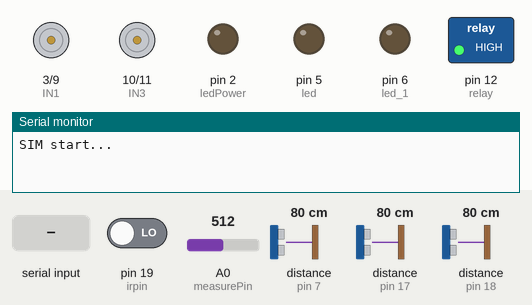
Simulated run of this sketch. Board: Arduino Uno, built with avr-gcc and run on an emulated ATmega328P. Shown: motor-driver pin pairs drawn as motors (green arrow = first pin HIGH = forward, orange = second pin HIGH = backward, longer = more drive), switched loads named in the sketch (green lamp = pin HIGH), output pins drawn as LEDs (lit = HIGH), the last lines printed to the serial monitor. The test bench sets the inputs (shaded band); at power-on: A0 (measurePin) = 512, pin 19 (irpin) LOW, distance to the obstacle (sensors on pin 7, pin 17, pin 18) 80 cm. The echo pulse lasts 58.3 µs per cm; the modem accepts every AT command (registered, SIM ready, sends succeed) and sends nothing else; pins used as bus, display or sensor lines are not drawn.

Above: at 6.5 s.
6.6 s: "A\n" received over Serial
At 7.3 s:
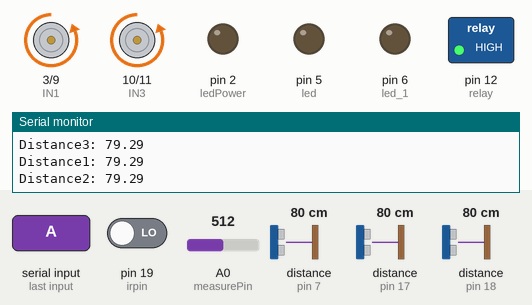
8.1 s: byte 68 ('D') received over Serial
At 9.3 s:
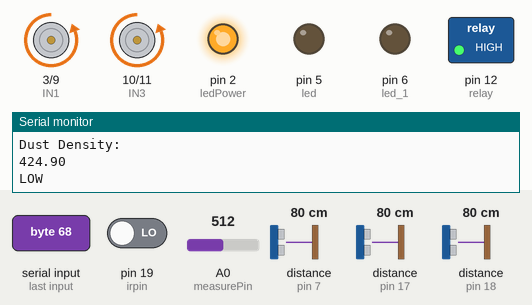
9.6 s: byte 66 ('B') received over Serial
At 10.7 s:
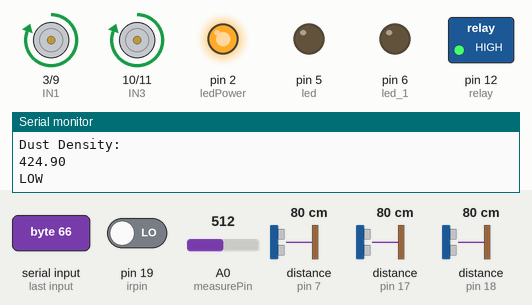
11.6 s: byte 76 ('L') received over Serial
At 12.8 s:
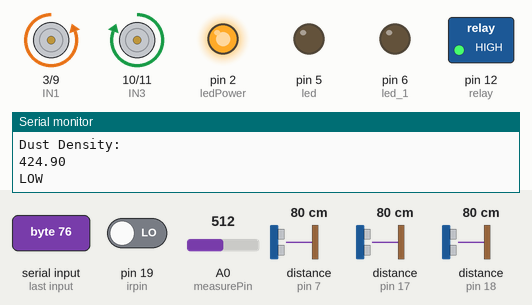
13.1 s: byte 82 ('R') received over Serial
At 14.0 s:
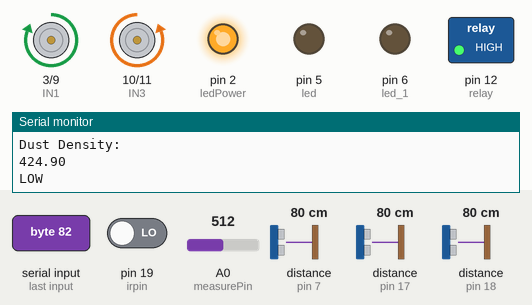
14.6 s: byte 83 ('S') received over Serial
At 15.2 s:
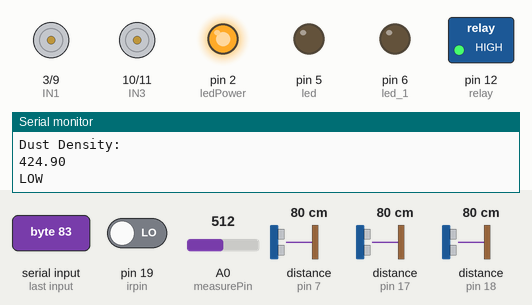
Timing chart, 0 to 17.1 s (numbered marks = the images above; inputs shaded):
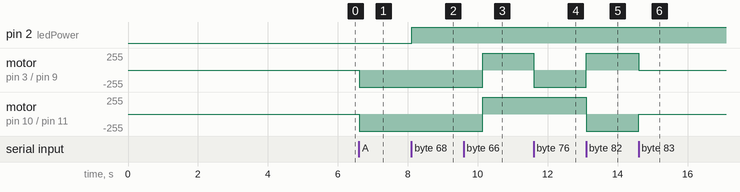

The sketch:

wifi_robot4_arduinouno_ino.ino
```cpp
#define IN1	3
#define IN2	9
#define IN3	10
#define IN4	11

int command;            //Int to store app command state.

int state = 0;

// defining the pins
const int trigPin1 = 4; //Left
const int echoPin1 = 7;
const int trigPin2 = 16; //Front
const int echoPin2 = 17;
const int trigPin3 = 15; //Right
const int echoPin3 = 18;

int irpin = 19;

// defining variables
float duration1, distanceleft;
float duration2, distancefront;
float duration3, distanceright;
int a=0;


int led = 5;
int led_1 = 6;

int measurePin = A0; //Connect dust sensor to Arduino A0 pin
int ledPower = 2;   //Connect 3 led driver pins of dust sensor to Arduino D2

int samplingTime = 280;
int deltaTime = 40;
int sleepTime = 9680;

float voMeasured = 0;
float calcVoltage = 0;
float dustDensity = 0;

const int congtachanhtrinh = 3;  // Dây ra công tăc hành trình dây màu xanh nối chân 3
//const int led =  13;
int giatri = 0;
#include <SoftwareSerial.h>

//Create software serial object to communicate with SIM800L
SoftwareSerial SIM900(12, 13); //SIM800L Tx & Rx is connected to Arduino #3 & #2
// Variable to store text message
String textMessage;
String message;
// Create a variable to store Lamp state
String lampState = "HIGH";

// Relay connected to pin 12
const int relay = 12;
void setup(){

    Serial.begin(115200);

  pinMode(IN1, OUTPUT);
	pinMode(IN2, OUTPUT);
	pinMode(IN3, OUTPUT);
	pinMode(IN4, OUTPUT);

  digitalWrite(IN1, LOW);
  digitalWrite(IN2, LOW);
  digitalWrite(IN3, LOW);
  digitalWrite(IN4, LOW);

  pinMode(trigPin1, OUTPUT);
  pinMode(trigPin2, OUTPUT);
  pinMode(trigPin3, OUTPUT);// Sets the trigPin as an Output
  pinMode(echoPin1, INPUT); // Sets the echoPin as an Input
  pinMode(echoPin2, INPUT);
  pinMode(echoPin3, INPUT);

pinMode(irpin, INPUT);

pinMode(led, OUTPUT);
digitalWrite(led, LOW);


pinMode(led_1, OUTPUT);
digitalWrite(led_1, LOW);


pinMode(ledPower,OUTPUT);

pinMode(congtachanhtrinh, INPUT);

// Set relay as OUTPUT
  pinMode(relay, OUTPUT);

  // By default the relay is off
  digitalWrite(relay, HIGH);

  // Initializing serial commmunication
  //Serial.begin(115200);
  SIM900.begin(115200);

  // Give time to your GSM shield log on to network
  delay(5000);
  Serial.println("SIM start...");
 /*
  SIM900.println("AT"); //Handshaking with SIM900
  delay(100);
  SIM900.println("AT+CSQ"); //Signal quality test, value range is 0-31 , 31 is the best
  delay(100);
  SIM900.println("AT+CCID"); //Read SIM information to confirm whether the SIM is plugged
  delay(100);
 SIM900.println("AT+CREG?"); //Check whether it has registered in the network
  delay(100);
*/
  // AT command to set SIM900 to SMS mode
  SIM900.println("AT"); //Handshaking with SIM900
  delay(100);
  SIM900.println("AT+CMGF=1");
  delay(100);
  // Set module to send SMS data to serial out upon receipt
  SIM900.println("AT+CNMI=2,2,0,0,0");
  delay(100);

}

void goAhead(){

  analogWrite(IN1, LOW);
	analogWrite(IN2, 255);
  analogWrite(IN3, LOW);
	analogWrite(IN4, 255);

  }

void goBack(){

  analogWrite(IN1, 255);
	analogWrite(IN2, LOW);
  analogWrite(IN3, 255);
	analogWrite(IN4, LOW);

  }

void goRight(){

  analogWrite(IN1, 255);
  analogWrite(IN2, LOW);
  analogWrite(IN3, LOW);
  analogWrite(IN4, 255);

}

void goLeft(){

  analogWrite(IN1, LOW);
  analogWrite(IN2, 255);
  analogWrite(IN3, 255);
  analogWrite(IN4, LOW);

}

void stopRobot(){

  analogWrite(IN1, LOW);
	analogWrite(IN2, LOW);
	analogWrite(IN3, LOW);
	analogWrite(IN4, LOW);

}

void Auto(){

  digitalWrite(trigPin1, LOW);
  delayMicroseconds(2);
  digitalWrite(trigPin1, HIGH);
  delayMicroseconds(10);
  digitalWrite(trigPin1, LOW);
  duration1 = pulseIn(echoPin1, HIGH);
  distanceleft = duration1 * 0.017;
  Serial.print("Distance1: ");
  Serial.println(distanceleft);

  digitalWrite(trigPin2, LOW);
  delayMicroseconds(2);
  digitalWrite(trigPin2, HIGH);
  delayMicroseconds(10);
  digitalWrite(trigPin2, LOW);
  duration2 = pulseIn(echoPin2, HIGH);
  distancefront = duration2 * 0.017;
  Serial.print("Distance2: ");
  Serial.println(distancefront);

  digitalWrite(trigPin3, LOW);
  delayMicroseconds(2);
  digitalWrite(trigPin3, HIGH);
  delayMicroseconds(10);
  digitalWrite(trigPin3, LOW);
  duration3 = pulseIn(echoPin3, HIGH);
  distanceright = duration3 * 0.017;
  Serial.print("Distance3: ");
  Serial.println(distanceright);

  int s = digitalRead(irpin);

  if(s==HIGH) //goAhead
  {
    goBack();

    }
  if ((s==LOW)&&(distanceleft <= 20 && distancefront > 20 && distanceright <= 20) || (s==LOW)&&(distanceleft > 20 && distancefront > 20 && distanceright > 20))
  {//goBack
    goAhead();
  }
  if ((s==LOW)&&(distanceleft <= 20 && distancefront <= 20 && distanceright > 20)||(s==LOW)&&(distanceleft <= 20 && distancefront <= 20 && distanceright > 20)||(s==LOW)&& (distanceleft <= 20 && distancefront > 20 && distanceright > 20)||(distanceleft <= 20 && distancefront > 20 && distanceright > 20))
  {//goRight
    goRight();


  }
  if ((s==LOW)&&(distanceleft > 20 && distancefront <= 20 && distanceright <= 20) ||(s==LOW)&& (distanceleft > 20 && distancefront > 20 && distanceright <= 20) ||(s==LOW)&& (distanceleft > 20 && distancefront <= 20 && distanceright > 20) )
  {//goLeft
    goLeft();
  }

  //delay(1000);

/* CONG TAC HANH TRINH
  giatri = digitalRead(congtachanhtrinh); // Đọc tín hiệu từ chân số 3
  Serial.print("GIA TRI NHAN DUOC: ");
 Serial.println(giatri);
 // giá trị nhận được từ công tắc hành trình bằng 1 thì led sáng
 // còn giá trị nhận được từ công tắc hành trình bằng 0 thì led tắt
  if (giatri == HIGH) {
    //digitalWrite(led, HIGH);
    Serial.println("go Ahead");
  }
  else {
    //digitalWrite(led, LOW);
    Serial.println("go Back");
  }
  delay(100);// delay 1 giây

*/

 /*if(SIM900.available()>0){
    textMessage = SIM900.readString();
    Serial.print(textMessage);
    delay(10);
  }
  if(textMessage.indexOf("ON")>=0){
    // Turn on relay and save current state
    digitalWrite(relay, LOW);
    lampState = "on";
    Serial.println("Relay set to ON");
    textMessage = "";
  }
  if(textMessage.indexOf("OFF")>=0){
    // Turn off relay and save current state
    digitalWrite(relay, HIGH);
    lampState = "off";
    Serial.println("Relay set to OFF");
    textMessage = "";
  }
  if(textMessage.indexOf("STATE")>=0){
    String message = "Lamp is " + lampState;
    sendSMS(message);
    Serial.println("Lamp state resquest");
    textMessage = "";
  }*/
}
void highest()
{
  analogWrite(led, 255);
  //delay(100);
  analogWrite(led_1, 255);
  //delay(100);
  }
void medium()
{
  analogWrite(led, 200);
  analogWrite(led_1, 200);
  }
void lowest()
{
  analogWrite(led, 150);
  analogWrite(led_1, 150);
  }
void stop_mos()
{
  analogWrite(led,0);
  analogWrite(led_1,0);

  }
void Circle()
{
  goRight();
  delay(5000);
  goAhead();
  delay(1000);
  }
/*void zigzag()
{
  // generate 10-microsecond pulse to TRIG pin
  digitalWrite(TRIG_PIN, HIGH);
  delayMicroseconds(10);
  digitalWrite(TRIG_PIN, LOW);

  // measure duration of pulse from ECHO pin
  duration_us = pulseIn(ECHO_PIN, HIGH);
  // calculate the distance
  distance_cm = 0.017 * duration_us;
  int distance = round(distance_cm);

  //Serial.print("distance: ");
  Serial.print(distance);
  //Serial.println(" cm");
  //delay(200);

  int SensorValue = digitalRead(19);

  //goAhead();

  //Serial.print("SensorPin Value: ");
  //Serial.println(SensorValue);
  //delay(300);

   if ((distance <= 5) || (SensorValue == 1)){ // LOW MEANS Object Detected
      goBack();
      //delay(3000);
      //goRight();
      //delay(5000);
  }


  }*/

void dust()
{
  digitalWrite(ledPower,LOW); // power on the LED
  delayMicroseconds(samplingTime);

  voMeasured = analogRead(measurePin); // read the dust value

  delayMicroseconds(deltaTime);
  digitalWrite(ledPower,HIGH); // turn the LED off
  delayMicroseconds(sleepTime);

  // 0 - 5V mapped to 0 - 1023 integer values
  // recover voltage
  calcVoltage = voMeasured * (5.0 / 1024.0);

  // linear eqaution taken from http://www.howmuchsnow.com/arduino/airquality/
  // Chris Nafis (c) 2012
  dustDensity = 170 * calcVoltage - 0.1;


  Serial.println("Raw Signal Value (0-1023):");
  Serial.println(voMeasured);

  Serial.println("Voltage:");
  Serial.println(calcVoltage);

  Serial.println("Dust Density:");
  Serial.println(dustDensity); // unit: (muy) ug/m3
  //int a = round(dustDensity);
  if(dustDensity > 500)
  {
    Serial.println("HIGH");
    //String humidity = "Humidity: " + String(h) + "%";
    //String dust = a;
    String dust = "Dust density =" + String(dustDensity) + "ug/m3";
    sendSMS_warning(dust);
    }
  else{
    Serial.println("LOW");
    /*for(int i=0; i <= 1;i++){
    String dust = "Dust density =" + String(dustDensity) + "ug/m3";
    sendSMS_warning(dust);
    }*/
    }

  delay(1000);
}

void loop(){

  if (Serial.available() > 0){
  command = Serial.read();

      if (command == 'F') state = 2;
      else if (command == 'B') state = 3;
      else if (command == 'L') state = 4;
      else if (command == 'R') state = 5;

      //else if (command == 'I') goAheadRight();
      //else if (command == 'G') goAheadLeft();
      //else if (command == 'J') goBackRight();
      //else if (command == 'H') goBackLeft();
     /* else if (command == '0') speedCar = 400;
      else if (command == '1') speedCar = 470;
      else if (command == '2') speedCar = 540;
      else if (command == '3') speedCar = 610;
      else if (command == '4') speedCar = 680;
      else if (command == '5') speedCar = 750;
      else if (command == '6') speedCar = 820;
      else if (command == '7') speedCar = 890;
      else if (command == '8') speedCar = 960;
      else if (command == '9') speedCar = 1023;*/
      else if (command == 'S') state = 6;

      else if (command == 'A') state = 1;

      else if (command == 'P') state = 0;

      else if (command == 'O') state = 7;
      else if (command == 'M') state = 8;
      else if (command == 'C') state = 9;
      else if (command == 'I') state = 10;
      else if (command == 'U') state = 11;
      else if (command == 'D') state = 12;
      }

if(state == 1)
{
  Auto();
  }
  else if(state == 2)
  {
    goAhead();
    }
    else if(state == 3)
  {
    goBack();
    }
    else if(state == 4)
  {
    goLeft();
    }
    else if(state == 5)
  {
    goRight();
    }
    else if(state == 6)
  {
    stopRobot();
    }
    else if(state == 7)
  {
    highest();
    }
    else if(state == 8)
  {
    medium();
    }
    else if(state == 9)
  {
    lowest();
    }
    else if(state == 10)
  {
    Circle();
    }
    else if(state == 11)
  {
    //zigzag();
    }
    else if(state == 12)
  {
    dust();
    }
  else
  {
      stop_mos();
    }

}


// Function that sends SMS
void sendSMS(String message){
  // AT command to set SIM900 to SMS mode
  SIM900.println("AT+CMGF=1");
  delay(100);

  // REPLACE THE X's WITH THE RECIPIENT'S MOBILE NUMBER
  // USE INTERNATIONAL FORMAT CODE FOR MOBILE NUMBERS
  SIM900.println("AT+CMGS=\"+84868475996\"");
  delay(100);
  // Send the SMS
  SIM900.println(message);
  delay(100);

  // End AT command with a ^Z, ASCII code 26
  SIM900.write(26);
  delay(100);
  SIM900.println();
  // Give module time to send SMS
  delay(5000);
}

void sendSMS_warning(String dust){
  // AT command to set SIM900 to SMS mode
  SIM900.println("AT+CMGF=1");
  delay(100);

  // REPLACE THE X's WITH THE RECIPIENT'S MOBILE NUMBER
  // USE INTERNATIONAL FORMAT CODE FOR MOBILE NUMBERS
  SIM900.println("AT+CMGS=\"+84868475996\"");
  delay(100);
  // Send the SMS
  SIM900.println(dust);
  delay(100);

  // End AT command with a ^Z, ASCII code 26
  SIM900.write(26);
  delay(100);
  SIM900.println();
  // Give module time to send SMS
  delay(5000);
}
```

Measured:
- after the input at 6.6 s, motor on pin 3 (IN1) / pin 9 (IN2), motor on pin 10 (IN3) / pin 11 (IN4): stopped → backward 255/255 at once
- after the input at 8.1 s, pin 2 (ledPower): LOW → HIGH at once
- after the input at 9.6 s, motor on pin 3 (IN1) / pin 9 (IN2), motor on pin 10 (IN3) / pin 11 (IN4): backward 255/255 → forward 255/255 after 0.54 s
- after the input at 11.6 s, motor on pin 3 (IN1) / pin 9 (IN2): forward 255/255 → backward 255/255 at once
- after the input at 13.1 s, motor on pin 3 (IN1) / pin 9 (IN2): backward 255/255 → forward 255/255 at once; motor on pin 10 (IN3) / pin 11 (IN4): forward 255/255 → backward 255/255 at once
- after the input at 14.6 s, motor on pin 3 (IN1) / pin 9 (IN2): forward 255/255 → stopped at once; motor on pin 10 (IN3) / pin 11 (IN4): backward 255/255 → stopped at once
